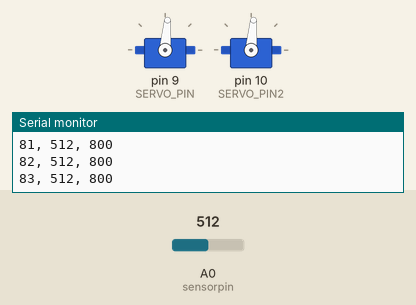
The sketch below on a simulated Arduino Uno, built with avr-gcc and run on an emulated ATmega328P. On the bench: 2 × servo, the last lines printed to the serial monitor. Inputs (shaded band) come from the test bench; at power-on: A0 (sensorpin) = 512.

Above: at 1.2 s.
1.3 s: A0 (sensorpin) set to 487
At 1.68 s:
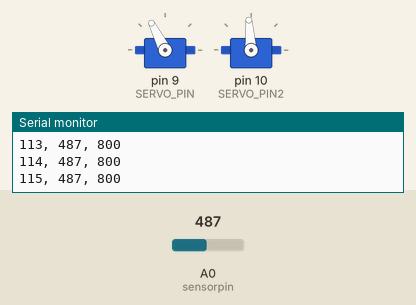
4.3 s: A0 (sensorpin) set to 0
7.3 s: A0 (sensorpin) set to 1023
At 7.79 s:
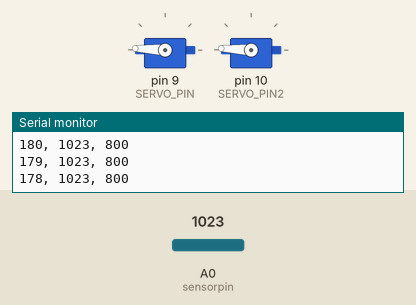
10.3 s: A0 (sensorpin) set to 490
At 10.7 s:
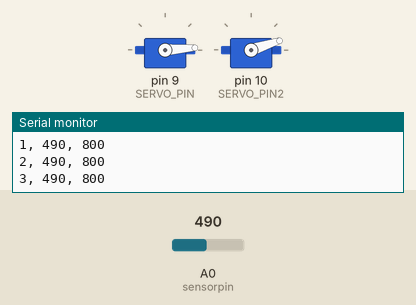
Timing chart, 0 to 14.3 s (numbered marks = the images above; inputs shaded):
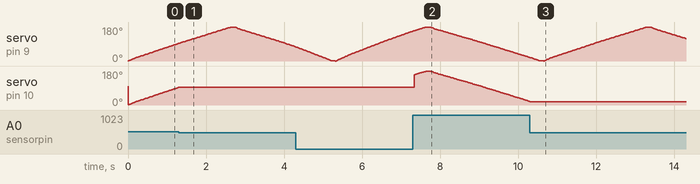

Measured:
- the behaviour switches between 501 and 500 on A0 (sensorpin) (found by bisection; images 0 and 1)
- after the input at 1.3 s, servo on pin 10 (SERVO_PIN2): goes on until 1.3 s, then stays 94°
- after the input at 7.3 s, servo on pin 10 (SERVO_PIN2): rises from 94° to 179° in 0.30 s, then falls to 20° in 2.6 s
- after the input at 10.3 s, servo on pin 10 (SERVO_PIN2): goes on until 10.3 s, then stays 18°

The sketch:

sketch_oct13a.ino
```cpp
/*
  Exercise 360 degree Servo motor
  Simply runs servo in one direction for 3 seconds, stops, then reverses direction
  Uses built-in Servo.h library
*/
#include "Servo.h"
#include <unistd.h>
#define SERVO_PIN 9   // Can use any PWM pin
#define SERVO_PIN2 10   // Can use any PWM pin

int sensorpin = 0;                 // analog pin used to connect the sharp sensor
int val = 0;                 // variable to store the values from sensor(initially zero)

int currentDegrees = 0;
int direction = 1;


Servo servo;          // creates servo object used to control the servo motor
Servo servo2;
//===============================================================================
//  Initialization
//===============================================================================
void setup()
{
  servo.attach(SERVO_PIN); // assigns PWM pin to the servo object
  servo2.attach(SERVO_PIN2); // assigns PWM pin to the servo object
  Serial.begin(9600);
  currentDegrees = 0;
  servo.write(0); //Spin in one direction
  servo2.write(100);

}
//===============================================================================
//  Main
//===============================================================================

void update () {

    if (direction == 1){
      currentDegrees = currentDegrees +1;
    } else {
      currentDegrees = currentDegrees -1;
    }

    if (currentDegrees >= 180){direction = 0; delay(100);}
    else if (currentDegrees <= 0){direction = 1; delay(100);}

    servo.write(currentDegrees);
    Serial.print(currentDegrees);
    Serial.print(", ");
    val = analogRead(sensorpin);       // reads the value of the sharp sensor
    Serial.print(val);            // prints the value of the sensor to the serial monitor
    Serial.print(", ");
    Serial.println(800);

    if (val > 500){servo2.write(currentDegrees);}
}
void loop()
{
  //servo.write(); //Spin in one direction


  while (1) {
     delay(10);
     update();
  }

}
```
